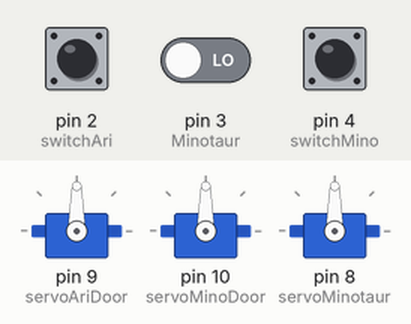
This sketch was run on a simulated Arduino Uno, built with avr-gcc and run on an emulated ATmega328P. Shown: 3 × servo. Inputs (shaded band) come from the test bench; at power-on: pin 3 (Minotaur) LOW, pin 2 (switchAri) LOW, pin 4 (switchMino) LOW. What the sketch prints to the serial monitor is not drawn.

Above: at 1.2 s.
1.3 s: pin 3 (Minotaur) driven HIGH
At 1.6 s:
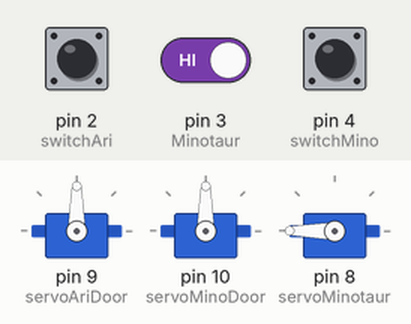
2.8 s: pin 2 (switchAri) pulled HIGH for 0.15 s
At 3.9 s:
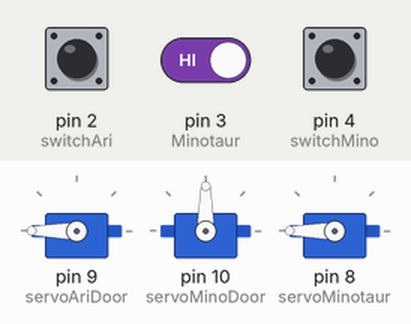
4.4 s: pin 4 (switchMino) pulled HIGH for 0.15 s
At 5.1 s:
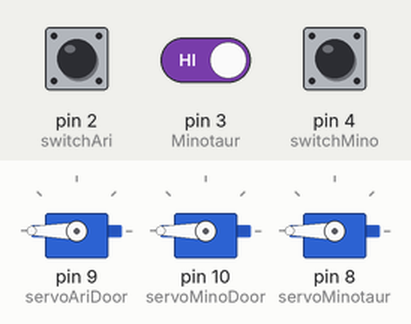
Timing chart, 0 to 7.4 s (numbered marks = the images above; inputs shaded):
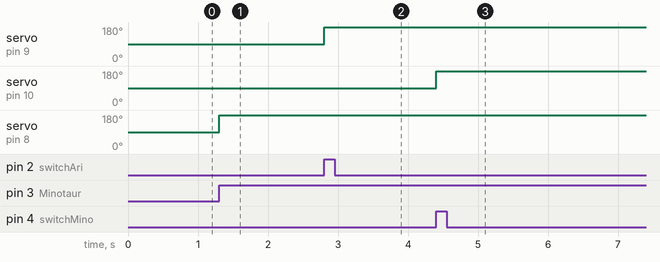

Measured:
- after the input at 1.3 s, servo on pin 8 (servoMinotaur): 90° → 180° at once
- after the input at 2.8 s, servo on pin 9 (servoAriDoor): 90° → 180° at once
- after the input at 4.4 s, servo on pin 10 (servoMinoDoor): 90° → 180° at once

The sketch:

Final_Code.ino
```cpp
#include <Servo.h>

// create servos
// 2 - 7

// door by Ariadne
Servo servoAriDoor;
// door by Minotaur
Servo servoMinoDoor;
// Minotaur servo
Servo servoMinotaur;

// create switches
// 2 switch near Ariadne
 int switchAri = 2;
// 4 switch to open Minotaur door
 int switchMino = 4;
// 3 Minotaur
 int Minotaur = 3;

void setup() {

  Serial.begin(9600);

// setup servos
  servoAriDoor.attach(9);
  servoMinoDoor.attach(10);
  servoMinotaur.attach(8);

// setup switches
  pinMode(switchAri, INPUT);
  pinMode(switchMino, INPUT);
  pinMode(Minotaur, INPUT);
}

void loop() {
  Serial.println(digitalRead(Minotaur));
// if ariadne switch, ariadne door & sword door 180
  if (digitalRead(switchAri) == HIGH) {
    servoAriDoor.write(180);
  }

// if minotaur door switch, minotaur door 180
  if (digitalRead(switchMino) == HIGH) {
    servoMinoDoor.write(180);
  }

// if minotaur switch, minotaur 180
  if (digitalRead(Minotaur) == HIGH) {
    servoMinotaur.write(180);
  }
}
```
